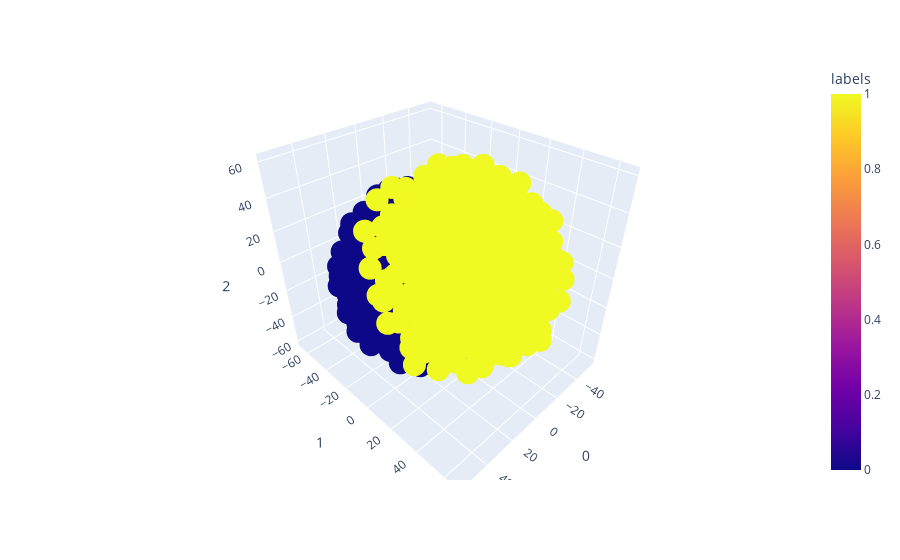

The cell this chart's notebook holds for it:
### Markdown cell above
T-distributed Stochastic Neighbor Embedding

### Code cell
df = pd.DataFrame(sr_tsne)
df['labels'] = labels

fig = px.scatter_3d(df, x=0, y=1, z=2, color='labels')
fig.show()

### Figure 1 — Plotly figure (JSON) as saved in the notebook; plotly's stock layout.template omitted (floating-point values rounded to 4 significant figures; data arrays with more than 128 entries replaced by an {"elided": "..."} marker saying what was removed)
{"data": [{"hovertemplate": "0=%{x}<br>1=%{y}<br>2=%{z}<br>labels=%{marker.color}<extra></extra>", "legendgroup": "", "marker": {"color": {"elided": "1000 int values"}, "coloraxis": "coloraxis", "symbol": "circle"}, "mode": "markers", "name": "", "scene": "scene", "showlegend": false, "type": "scatter3d", "x": {"elided": "1000 float values"}, "y": {"elided": "1000 float values"}, "z": {"elided": "1000 float values"}}], "layout": {"coloraxis": {"colorbar": {"title": {"text": "labels"}}, "colorscale": [[0, "#0d0887"], [0.1111, "#46039f"], [0.2222, "#7201a8"], [0.3333, "#9c179e"], [0.4444, "#bd3786"], [0.5556, "#d8576b"], [0.6667, "#ed7953"], [0.7778, "#fb9f3a"], [0.8889, "#fdca26"], [1, "#f0f921"]]}, "legend": {"tracegroupgap": 0}, "margin": {"t": 60}, "scene": {"domain": {"x": [0, 1], "y": [0, 1]}, "xaxis": {"title": {"text": "0"}}, "yaxis": {"title": {"text": "1"}}, "zaxis": {"title": {"text": "2"}}}}}
